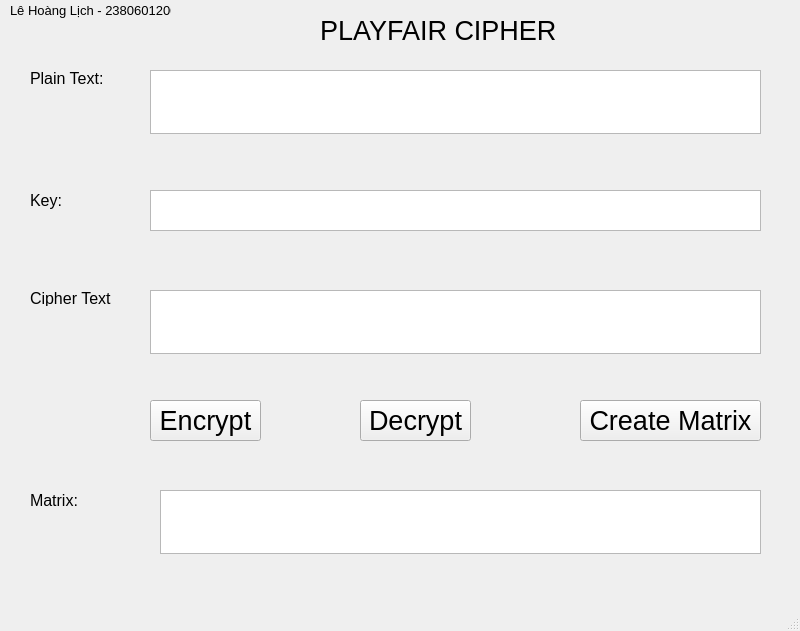
<?xml version="1.0" encoding="UTF-8"?>
<ui version="4.0">
 <class>MainWindow</class>
 <widget class="QMainWindow" name="MainWindow">
  <property name="geometry">
   <rect>
    <x>0</x>
    <y>0</y>
    <width>800</width>
    <height>631</height>
   </rect>
  </property>
  <property name="font">
   <font>
    <pointsize>20</pointsize>
   </font>
  </property>
  <property name="windowTitle">
   <string>MainWindow</string>
  </property>
  <widget class="QWidget" name="centralwidget">
   <widget class="QLabel" name="label">
    <property name="geometry">
     <rect>
      <x>320</x>
      <y>20</y>
      <width>241</width>
      <height>21</height>
     </rect>
    </property>
    <property name="text">
     <string>PLAYFAIR CIPHER</string>
    </property>
   </widget>
   <widget class="QLabel" name="label_2">
    <property name="geometry">
     <rect>
      <x>30</x>
      <y>70</y>
      <width>81</width>
      <height>16</height>
     </rect>
    </property>
    <property name="font">
     <font>
      <pointsize>12</pointsize>
     </font>
    </property>
    <property name="text">
     <string>Plain Text:</string>
    </property>
   </widget>
   <widget class="QLabel" name="label_3">
    <property name="geometry">
     <rect>
      <x>30</x>
      <y>190</y>
      <width>81</width>
      <height>21</height>
     </rect>
    </property>
    <property name="font">
     <font>
      <pointsize>12</pointsize>
     </font>
    </property>
    <property name="text">
     <string>Key:</string>
    </property>
   </widget>
   <widget class="QLabel" name="label_4">
    <property name="geometry">
     <rect>
      <x>30</x>
      <y>290</y>
      <width>81</width>
      <height>16</height>
     </rect>
    </property>
    <property name="font">
     <font>
      <pointsize>12</pointsize>
     </font>
    </property>
    <property name="text">
     <string>Cipher Text:</string>
    </property>
   </widget>
   <widget class="QLabel" name="label_5">
    <property name="geometry">
     <rect>
      <x>30</x>
      <y>490</y>
      <width>51</width>
      <height>21</height>
     </rect>
    </property>
    <property name="font">
     <font>
      <pointsize>12</pointsize>
     </font>
    </property>
    <property name="text">
     <string>Matrix:</string>
    </property>
   </widget>
   <widget class="QTextEdit" name="textPlainText">
    <property name="geometry">
     <rect>
      <x>150</x>
      <y>70</y>
      <width>611</width>
      <height>64</height>
     </rect>
    </property>
   </widget>
   <widget class="QTextEdit" name="textKey">
    <property name="geometry">
     <rect>
      <x>150</x>
      <y>190</y>
      <width>611</width>
      <height>41</height>
     </rect>
    </property>
   </widget>
   <widget class="QTextEdit" name="textCipherText">
    <property name="geometry">
     <rect>
      <x>150</x>
      <y>290</y>
      <width>611</width>
      <height>64</height>
     </rect>
    </property>
   </widget>
   <widget class="QTextEdit" name="textMatrix">
    <property name="geometry">
     <rect>
      <x>160</x>
      <y>490</y>
      <width>601</width>
      <height>64</height>
     </rect>
    </property>
    <property name="readOnly">
     <bool>true</bool>
    </property>
   </widget>
   <widget class="QPushButton" name="pushEncrypt">
    <property name="geometry">
     <rect>
      <x>150</x>
      <y>400</y>
      <width>111</width>
      <height>41</height>
     </rect>
    </property>
    <property name="text">
     <string>Encrypt</string>
    </property>
   </widget>
   <widget class="QPushButton" name="pushDecrypt">
    <property name="geometry">
     <rect>
      <x>360</x>
      <y>400</y>
      <width>111</width>
      <height>41</height>
     </rect>
    </property>
    <property name="text">
     <string>Decrypt</string>
    </property>
   </widget>
   <widget class="QPushButton" name="pushCreateMatrix">
    <property name="geometry">
     <rect>
      <x>580</x>
      <y>400</y>
      <width>181</width>
      <height>41</height>
     </rect>
    </property>
    <property name="text">
     <string>Create Matrix</string>
    </property>
   </widget>
   <widget class="QLabel" name="label_6">
    <property name="geometry">
     <rect>
      <x>10</x>
      <y>0</y>
      <width>161</width>
      <height>21</height>
     </rect>
    </property>
    <property name="font">
     <font>
      <pointsize>10</pointsize>
     </font>
    </property>
    <property name="text">
     <string>Lê Hoàng Lịch - 2380601206</string>
    </property>
   </widget>
  </widget>
  <widget class="QMenuBar" name="menubar">
   <property name="geometry">
    <rect>
     <x>0</x>
     <y>0</y>
     <width>800</width>
     <height>21</height>
    </rect>
   </property>
  </widget>
  <widget class="QStatusBar" name="statusbar"/>
 </widget>
 <resources/>
 <connections/>
</ui>
